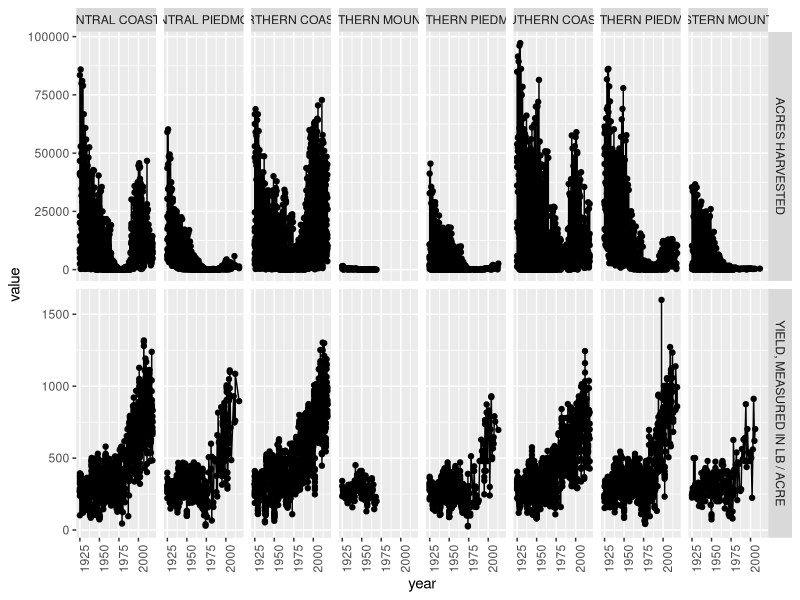

Reproduce this figure in R.
########################################################################################
# Summary: Tidying and analyzing cotton production trends in NC
# Date: September 25, 2019
########################################################################################

# Clear workspace & load packages ----
rm(list=ls(all=TRUE))
library(tidyverse)


# 2. Read & inspect the dataset ----
cot <- read_csv("cotton-usda-nass.csv")
str(cot)
head(cot)
tail(cot)
dim(cot)
summary(cot)


# 3.1. Create a NC data subset ----

cot %>%
  select(year,  state , ag_district , county, data_item, value) %>%
  separate(data_item,
           into = c("cotton_type", "measurements"),
           sep=" - ") -> cot
cot %>%
  filter(value != "(D)") -> cot
cot$value <- as.numeric(cot$value)
view(cot)
head(cot)
ggplot(cot, aes(year,value))+
  geom_line()+
  geom_point()+
  facet_grid(measurements ~ ag_district, scales = "free_y") +
  theme(axis.text.x = element_text(angle = 90))

cot %>%
  filter(year == "2018") -> cot
view(cot)


 




  


# 3.2. Divide the data_item column ----
# 3.3. Convert the value column to numeric type ----
# 4. Visualizing trends ----
# 5. Summarize data from 2018 ----